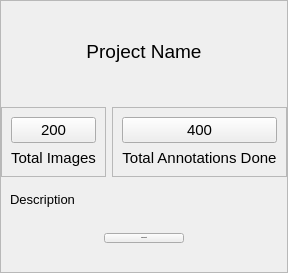
                    <widget class="QFrame" name="card1_2">
                     <property name="minimumSize">
                      <size>
                       <width>0</width>
                       <height>200</height>
                      </size>
                     </property>
                     <property name="cursor">
                      <cursorShape>ArrowCursor</cursorShape>
                     </property>
                     <property name="autoFillBackground">
                      <bool>false</bool>
                     </property>
                     <property name="frameShape">
                      <enum>QFrame::StyledPanel</enum>
                     </property>
                     <property name="frameShadow">
                      <enum>QFrame::Raised</enum>
                     </property>
                     <layout class="QVBoxLayout" name="verticalLayout_7">
                      <property name="leftMargin">
                       <number>0</number>
                      </property>
                      <property name="topMargin">
                       <number>0</number>
                      </property>
                      <property name="rightMargin">
                       <number>0</number>
                      </property>
                      <property name="bottomMargin">
                       <number>0</number>
                      </property>
                      <item>
                       <widget class="QWidget" name="card1Image_3" native="true">
                        <layout class="QVBoxLayout" name="verticalLayout_9">
                         <property name="leftMargin">
                          <number>0</number>
                         </property>
                         <property name="topMargin">
                          <number>0</number>
                         </property>
                         <property name="rightMargin">
                          <number>0</number>
                         </property>
                         <property name="bottomMargin">
                          <number>0</number>
                         </property>
                         <item>
                          <widget class="QLabel" name="card1ImageLabel_3">
                           <property name="minimumSize">
                            <size>
                             <width>0</width>
                             <height>100</height>
                            </size>
                           </property>
                           <property name="font">
                            <font>
                             <pointsize>14</pointsize>
                            </font>
                           </property>
                           <property name="autoFillBackground">
                            <bool>false</bool>
                           </property>
                           <property name="text">
                            <string>Project Name</string>
                           </property>
                           <property name="alignment">
                            <set>Qt::AlignCenter</set>
                           </property>
                          </widget>
                         </item>
                        </layout>
                       </widget>
                      </item>
                      <item>
                       <widget class="QWidget" name="card1DetailContainer_3" native="true">
                        <layout class="QHBoxLayout" name="horizontalLayout_12">
                         <property name="leftMargin">
                          <number>0</number>
                         </property>
                         <property name="topMargin">
                          <number>0</number>
                         </property>
                         <property name="rightMargin">
                          <number>0</number>
                         </property>
                         <property name="bottomMargin">
                          <number>0</number>
                         </property>
                         <item>
                          <widget class="QFrame" name="frame_4">
                           <property name="frameShape">
                            <enum>QFrame::StyledPanel</enum>
                           </property>
                           <property name="frameShadow">
                            <enum>QFrame::Raised</enum>
                           </property>
                           <layout class="QVBoxLayout" name="verticalLayout_18">
                            <item>
                             <widget class="QPushButton" name="pushButton_4">
                              <property name="font">
                               <font>
                                <pointsize>11</pointsize>
                               </font>
                              </property>
                              <property name="text">
                               <string>200</string>
                              </property>
                              <property name="icon">
                               <iconset resource="../resources.qrc">
                                <normaloff>:/icons/assets/image.svg</normaloff>:/icons/assets/image.svg</iconset>
                              </property>
                              <property name="iconSize">
                               <size>
                                <width>30</width>
                                <height>30</height>
                               </size>
                              </property>
                             </widget>
                            </item>
                            <item>
                             <widget class="QLabel" name="card1TotalImageLabel_3">
                              <property name="font">
                               <font>
                                <pointsize>11</pointsize>
                               </font>
                              </property>
                              <property name="text">
                               <string>Total Images</string>
                              </property>
                              <property name="alignment">
                               <set>Qt::AlignCenter</set>
                              </property>
                             </widget>
                            </item>
                           </layout>
                          </widget>
                         </item>
                         <item>
                          <widget class="QFrame" name="annotationDetail_3">
                           <property name="frameShape">
                            <enum>QFrame::StyledPanel</enum>
                           </property>
                           <property name="frameShadow">
                            <enum>QFrame::Raised</enum>
                           </property>
                           <layout class="QVBoxLayout" name="verticalLayout_19">
                            <item>
                             <widget class="QPushButton" name="card1AnnotationShow_3">
                              <property name="font">
                               <font>
                                <pointsize>11</pointsize>
                               </font>
                              </property>
                              <property name="text">
                               <string>400</string>
                              </property>
                              <property name="icon">
                               <iconset resource="../resources.qrc">
                                <normaloff>:/icons/assets/check-square.svg</normaloff>:/icons/assets/check-square.svg</iconset>
                              </property>
                              <property name="iconSize">
                               <size>
                                <width>30</width>
                                <height>30</height>
                               </size>
                              </property>
                             </widget>
                            </item>
                            <item>
                             <widget class="QLabel" name="card1AnnotationLabel_3">
                              <property name="font">
                               <font>
                                <pointsize>11</pointsize>
                               </font>
                              </property>
                              <property name="text">
                               <string>Total Annotations Done</string>
                              </property>
                              <property name="alignment">
                               <set>Qt::AlignCenter</set>
                              </property>
                             </widget>
                            </item>
                           </layout>
                          </widget>
                         </item>
                        </layout>
                       </widget>
                      </item>
                      <item>
                       <widget class="QWidget" name="card1BottomContainer_3" native="true">
                        <property name="minimumSize">
                         <size>
                          <width>0</width>
                          <height>50</height>
                         </size>
                        </property>
                        <layout class="QVBoxLayout" name="verticalLayout_20">
                         <item>
                          <widget class="QLabel" name="projectDescription_3">
                           <property name="font">
                            <font>
                             <pointsize>10</pointsize>
                            </font>
                           </property>
                           <property name="text">
                            <string>Description</string>
                           </property>
                          </widget>
                         </item>
                         <item>
                          <widget class="QWidget" name="widget_6" native="true">
                           <property name="minimumSize">
                            <size>
                             <width>0</width>
                             <height>50</height>
                            </size>
                           </property>
                           <layout class="QHBoxLayout" name="horizontalLayout_19">
                            <item alignment="Qt::AlignHCenter">
                             <widget class="QPushButton" name="viewProjectBtn_3">
                              <property name="font">
                               <font>
                                <pointsize>-1</pointsize>
                                <weight>75</weight>
                                <bold>true</bold>
                               </font>
                              </property>
                              <property name="cursor">
                               <cursorShape>PointingHandCursor</cursorShape>
                              </property>
                              <property name="text">
                               <string>View Project</string>
                              </property>
                              <property name="icon">
                               <iconset resource="../resources.qrc">
                                <normaloff>:/icons/assets/book-open.svg</normaloff>:/icons/assets/book-open.svg</iconset>
                              </property>
                              <property name="iconSize">
                               <size>
                                <width>30</width>
                                <height>30</height>
                               </size>
                              </property>
                             </widget>
                            </item>
                           </layout>
                          </widget>
                         </item>
                        </layout>
                       </widget>
                      </item>
                     </layout>
                    </widget>
